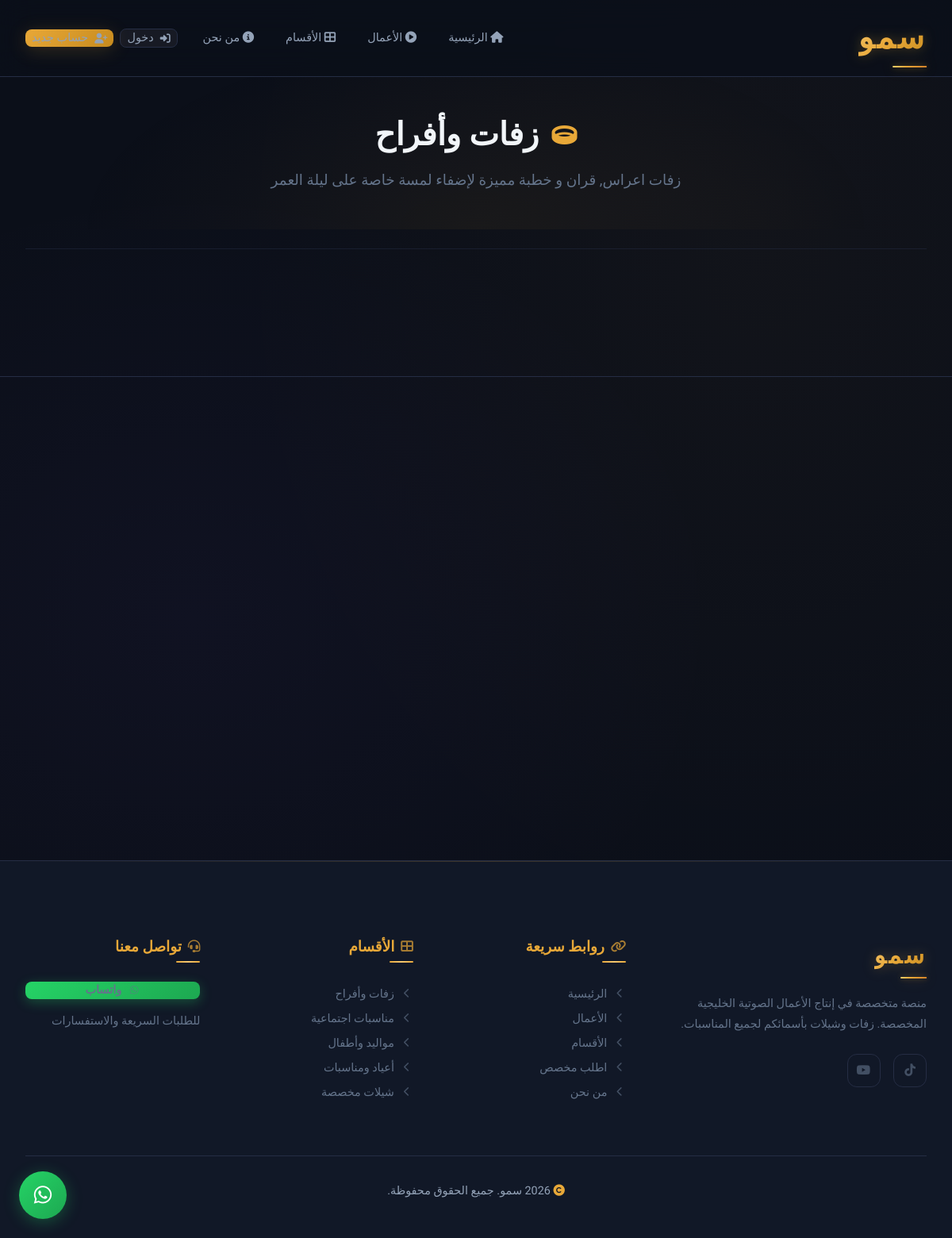
Screenshot of /category/zaffat with the database file from the repository.
### app/models.py (models this page shows, shortened)
class Category(db.Model):
    __tablename__ = 'categories'
    id = db.Column(db.Integer, primary_key=True)
    name = db.Column(db.String(100), nullable=False)
    slug = db.Column(db.String(100), unique=True, nullable=False)
    description = db.Column(db.Text, nullable=True)
    icon = db.Column(db.String(50), nullable=True)
    sort_order = db.Column(db.Integer, default=0)
    parent_id = db.Column(db.Integer, db.ForeignKey('categories.id'), nullable=True)
    subcategories = db.relationship(
        'Category',
        backref=db.backref('parent', remote_side=[id]),
        lazy='dynamic'
    )
    samples = db.relationship('Sample', backref='category', lazy='dynamic')

### app/routes/main.py (the view)
@main_bp.route('/category/<slug>')
def category(slug):
    cat = Category.query.filter_by(slug=slug).first_or_404()
    samples = Sample.query.order_by(Sample.created_at.desc()).all()
    categories = Category.query.order_by(Category.sort_order).all()
    return render_template('category.html', category=cat, samples=samples, categories=categories)

### app/models.py (called while the page is built)
    def get_youtube_embed_id(self):
        url = self.media_url
        if 'youtu.be/' in url:
            return url.split('youtu.be/')[-1].split('?')[0]
        if 'youtube.com/watch' in url:
            import urllib.parse
            parsed = urllib.parse.urlparse(url)
            params = urllib.parse.parse_qs(parsed.query)
            return params.get('v', [''])[0]
        if 'youtube.com/embed/' in url:
            return url.split('embed/')[-1].split('?')[0]
        return url

### app/templates/category.html (shortened to what this page needs)
{% extends "base.html" %}
{% from "macros.html" import sample_card, back_to_home, category_filter, category_nav_map %}
{% block content %}
<section class="category-hero">
    <div class="container">
        <h1 id="category-title"><i class="{{ category.icon }}"></i> {{ category.name }}</h1>
        <p id="category-desc">{{ category.description }}</p>
    </div>
</section>
<section class="section-sm" style="background: var(--bg-alt); border-bottom: 1px solid var(--bg-border);">
    <div class="container">
        <div id="sub-filter-wrapper">
            {% if category.parent_id is none %}
                <hr style="border: 0; border-top: 1px solid var(--bg-border); margin: var(--space-lg) 0; opacity: 0.5;">
            {% endif %}
        </div>
    </div>
</section>
<section class="section">
    <div class="container">
        <div class="samples-grid" id="samples-container">
            {% if samples %}
                {% for sample in samples %}
                    {% set is_match = (sample.category.slug == category.slug or sample.category.parent.slug == category.slug) %}
                    <div class="sample-wrapper" style="{% if not is_match %}display: none;{% endif %}">
                    </div>
                {% endfor %}
            {% else %}
                <div class="samples-empty">
                    <p>لا توجد أعمال حالياً في هذا القسم.</p>[cite: 3]
                </div>
            {% endif %}
        </div>
    </div>
</section>
{% endblock %}

### app/static/css/variables.css (style rules this page uses)
:root { --accent: #E8A838; --accent-light: #F5C871; --accent-dark: #C78B1E; --accent-glow: rgba(232, 168, 56, 0.35); --accent-5: rgba(232, 168, 56, 0.05); --accent-10: rgba(232, 168, 56, 0.10); --accent-15: rgba(232, 168, 56, 0.15); --accent-20: rgba(232, 168, 56, 0.20); --gradient-accent: linear-gradient(135deg, #E8A838 0%, #F5C871 50%, #E8A838 100%); --gradient-accent-btn: linear-gradient(135deg, #E8A838 0%, #C78B1E 100%); --gradient-accent-text: linear-gradient(135deg, #F5C871, #E8A838, #C78B1E); --gradient-accent-vivid: linear-gradient(135deg, #F2D06B 0%, #E8A838 40%, #D4822A 100%); --secondary: #8B5CF6; --secondary-light: #A78BFA; --secondary-dark: #7C3AED; --secondary-glow: rgba(139, 92, 246, 0.25); --secondary-10: rgba(139, 92, 246, 0.10); --tertiary: #14B8A6; --tertiary-glow: rgba(20, 184, 166, 0.2); --bg-base: #0B0F19; --bg-card: #111827; --bg-elevated: #1A2035; --bg-hover: #1E2642; --bg-border: #252D44; --bg-border-light: #2E3A56; --text-primary: #F1F5F9; --text-secondary: #94A3B8; --text-tertiary: #64748B; --text-dim: #475569; --success: #22C55E; --success-bg: rgba(34, 197, 94, 0.12); --success-border: rgba(34, 197, 94, 0.25); --warning: #F59E0B; --warning-bg: rgba(245, 158, 11, 0.12); --warning-border: rgba(245, 158, 11, 0.25); --info: #3B82F6; --info-bg: rgba(59, 130, 246, 0.12); --info-border: rgba(59, 130, 246, 0.25); --error: #EF4444; --error-bg: rgba(239, 68, 68, 0.12); --error-border: rgba(239, 68, 68, 0.25); --whatsapp: #25D366; --whatsapp-dark: #1DA851; --whatsapp-glow: rgba(37, 211, 102, 0.3); --font-primary: 'Tajawal', 'Segoe UI', sans-serif; --fs-xs: clamp(0.7rem, 0.65rem + 0.25vw, 0.8rem); --fs-sm: clamp(0.8rem, 0.75rem + 0.3vw, 0.9rem); --fs-base: clamp(0.9rem, 0.85rem + 0.35vw, 1rem); --fs-md: clamp(1rem, 0.9rem + 0.5vw, 1.15rem); --fs-lg: clamp(1.15rem, 1rem + 0.7vw, 1.4rem); --fs-xl: clamp(1.4rem, 1.15rem + 1.2vw, 1.85rem); --fs-2xl: clamp(1.75rem, 1.35rem + 2vw, 2.5rem); --fs-3xl: clamp(2.2rem, 1.5rem + 3.5vw, 3.5rem); --fs-hero: clamp(2rem, 1.2rem + 4vw, 3.8rem); --fw-light: 300; --fw-regular: 400; --fw-medium: 500; --fw-bold: 700; --fw-black: 900; --lh-tight: 1.3; --lh-normal: 1.6; --lh-relaxed: 1.8; --space-xs: 0.25rem; --space-sm: 0.5rem; --space-md: 1rem; --space-lg: 1.5rem; --space-xl: 2rem; --space-2xl: 3rem; --space-3xl: 4rem; --space-4xl: 6rem; --space-section: clamp(3rem, 2rem + 5vw, 6rem); --container-max: 1200px; --container-padding: clamp(1rem, 3vw, 2rem); --radius-sm: 8px; --radius-md: 12px; --radius-lg: 16px; --radius-xl: 24px; --radius-full: 9999px; --shadow-sm: 0 2px 8px rgba(0, 0, 0, 0.25); --shadow-md: 0 4px 24px rgba(0, 0, 0, 0.35); --shadow-lg: 0 8px 40px rgba(0, 0, 0, 0.45); --shadow-accent: 0 4px 25px rgba(232, 168, 56, 0.2); --shadow-accent-lg: 0 8px 40px rgba(232, 168, 56, 0.25); --shadow-card: 0 4px 20px rgba(0, 0, 0, 0.3); --shadow-card-hover: 0 12px 40px rgba(0, 0, 0, 0.4), 0 0 0 1px rgba(232, 168, 56, 0.1); --glass-bg: rgba(11, 15, 25, 0.8); --glass-bg-heavy: rgba(11, 15, 25, 0.92); --glass-border: rgba(232, 168, 56, 0.12); --glass-blur: 20px; --transition-fast: 0.15s ease; --transition-base: 0.3s cubic-bezier(0.4, 0, 0.2, 1); --transition-slow: 0.5s cubic-bezier(0.4, 0, 0.2, 1); --transition-spring: 0.5s cubic-bezier(0.175, 0.885, 0.32, 1.275); --z-dropdown: 100; --z-sticky: 200; --z-nav: 300; --z-modal: 400; --z-whatsapp: 500; }

### app/static/css/pages.css (style rules this page uses)
.samples-grid { display: grid; grid-template-columns: repeat(auto-fill, minmax(320px, 1fr)); gap: var(--space-xl); }
.category-hero { padding: calc(80px + var(--space-3xl)) 0 var(--space-2xl); text-align: center; position: relative; background: radial-gradient(ellipse at 50% 100%, rgba(232, 168, 56, 0.05) 0%, transparent 60%); }
.category-hero h1 { font-size: var(--fs-2xl); margin-bottom: var(--space-md); display: flex; align-items: center; justify-content: center; gap: var(--space-md); }
.category-hero h1 i { color: var(--accent); font-size: 0.8em; }
.category-hero p { font-size: var(--fs-md); color: var(--text-tertiary); max-width: 600px; margin: 0 auto; }

### rows the page displays
Category: name "زفات وأفراح", description "زفات اعراس, قران و خطبة مميزة لإضفاء لمسة خاصة على ليلة العمر"

### other values shown
{{ brand_name }} "سمو"
